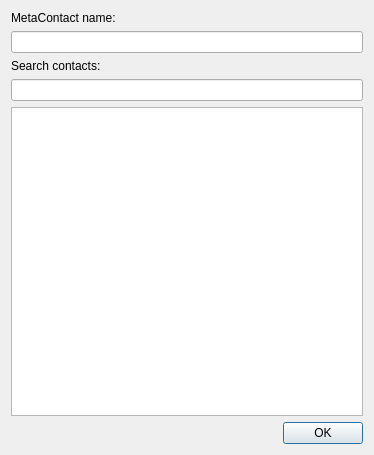
<?xml version="1.0" encoding="UTF-8"?>
<ui version="4.0">
 <class>Core::MetaContacts::MergeDialog</class>
 <widget class="QDialog" name="Core::MetaContacts::MergeDialog">
  <property name="geometry">
   <rect>
    <x>0</x>
    <y>0</y>
    <width>374</width>
    <height>455</height>
   </rect>
  </property>
  <property name="windowTitle">
   <string>Manage metacontact</string>
  </property>
  <layout class="QVBoxLayout" name="verticalLayout">
   <item>
    <widget class="QLabel" name="label">
     <property name="text">
      <string>MetaContact name:</string>
     </property>
    </widget>
   </item>
   <item>
    <widget class="QLineEdit" name="nameEdit"/>
   </item>
   <item>
    <widget class="QLabel" name="label_2">
     <property name="text">
      <string>Search contacts:</string>
     </property>
    </widget>
   </item>
   <item>
    <widget class="QLineEdit" name="searchField"/>
   </item>
   <item>
    <widget class="QTreeView" name="treeView">
     <property name="iconSize">
      <size>
       <width>22</width>
       <height>22</height>
      </size>
     </property>
     <property name="indentation">
      <number>0</number>
     </property>
     <property name="rootIsDecorated">
      <bool>false</bool>
     </property>
     <property name="itemsExpandable">
      <bool>false</bool>
     </property>
     <property name="expandsOnDoubleClick">
      <bool>false</bool>
     </property>
     <attribute name="headerVisible">
      <bool>false</bool>
     </attribute>
    </widget>
   </item>
   <item>
    <widget class="QDialogButtonBox" name="buttonBox">
     <property name="standardButtons">
      <set>QDialogButtonBox::Ok</set>
     </property>
    </widget>
   </item>
  </layout>
 </widget>
 <resources/>
 <connections>
  <connection>
   <sender>buttonBox</sender>
   <signal>accepted()</signal>
   <receiver>Core::MetaContacts::MergeDialog</receiver>
   <slot>accept()</slot>
   <hints>
    <hint type="sourcelabel">
     <x>186</x>
     <y>438</y>
    </hint>
    <hint type="destinationlabel">
     <x>186</x>
     <y>227</y>
    </hint>
   </hints>
  </connection>
 </connections>
</ui>
